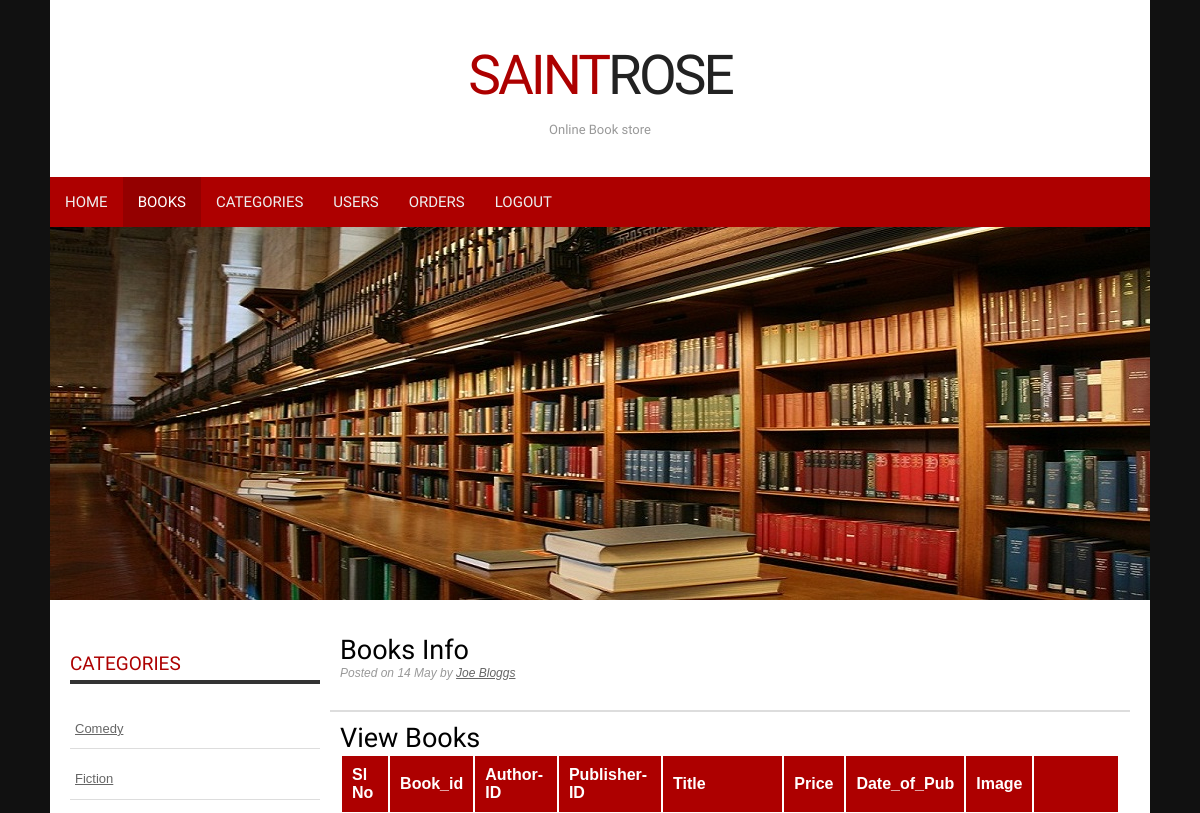
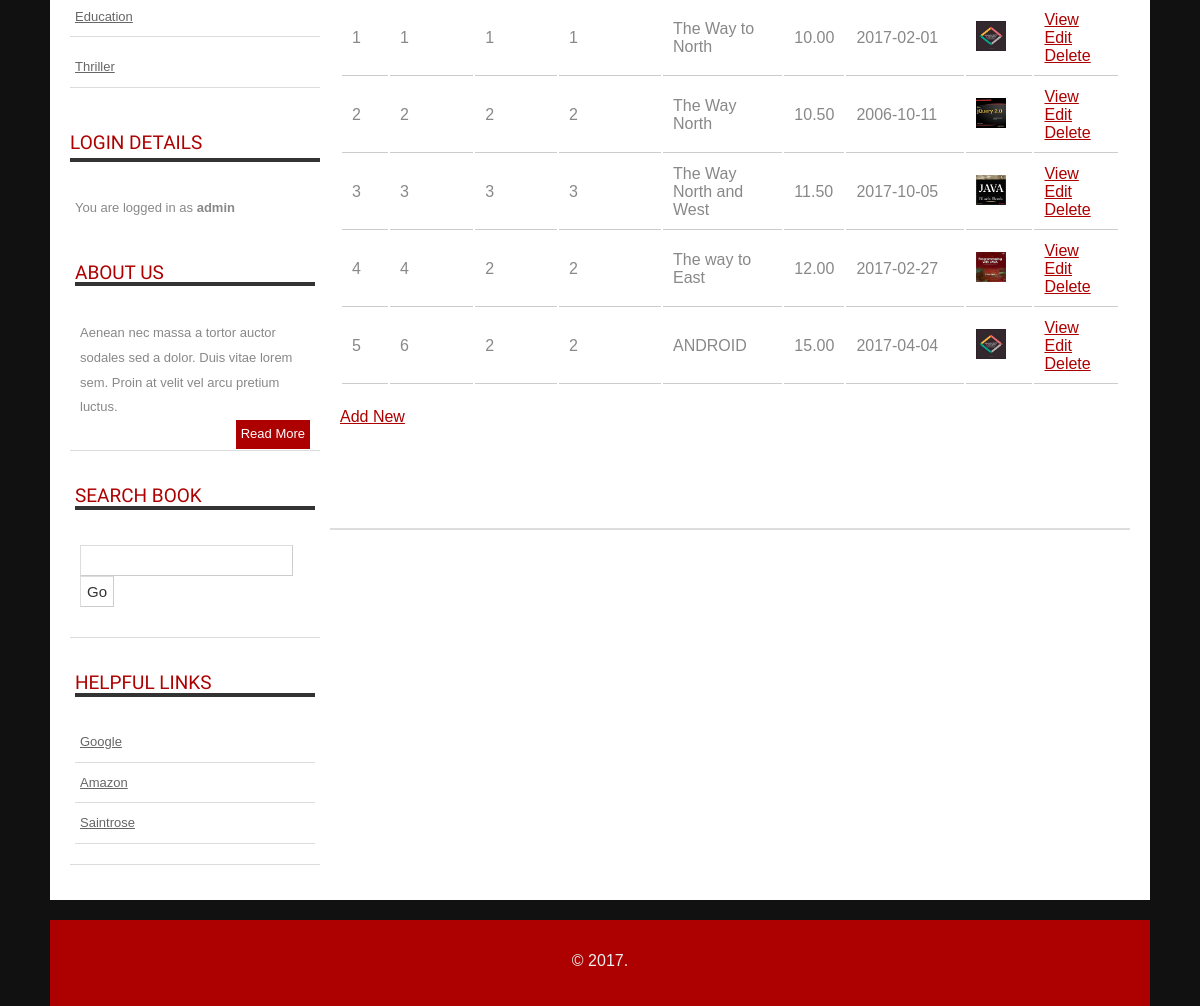
The app's page /view_books.php (signed in) with its own data (2 pictures, top to bottom).
### tables this page shows
CREATE TABLE IF NOT EXISTS `books` (
  `book_id` int(11) NOT NULL AUTO_INCREMENT,
  `authID` int(11) NOT NULL,
  `pubID` int(11) NOT NULL,
  `title` varchar(200) DEFAULT NULL,
  `price` decimal(9,2) DEFAULT NULL,
  `date_of_pub` date DEFAULT NULL,
  `book_img` varchar(50) DEFAULT NULL,
  `ISBN` varchar(7) DEFAULT NULL,
  `genID` int(11) NOT NULL,
  PRIMARY KEY (`book_id`)
);

CREATE TABLE IF NOT EXISTS `genres` (
  `gen_id` int(11) NOT NULL AUTO_INCREMENT,
  `title` varchar(30) NOT NULL,
  `gen_name` varchar(100) NOT NULL,
  `descri` varchar(40) NOT NULL,
  PRIMARY KEY (`gen_id`)
);

### view_books.php (the view, shortened to what this page needs)
<!Doctype html>
<head>
<link rel="stylesheet" href="styles.css" type="text/css" />
</head>
<body>
<div id="container">
    <header>
    	<h1><a href="index.php">Saint<span>Rose</span></a></h1>
        <h2>Online Book store</h2>
    </header>
    <nav>
    	<ul>
        	<li><a href="admin_home.php">Home</a></li>
            <li  class="start selected"><a href="view_books.php">Books</a></li>
            <li><a href="view_categories.php">Categories</a></li>
            <li><a href="view_users.php">Users</a></li>
            <li><a href="view_orders.php">Orders</a></li>
		   <li class="end"><a href="logout.php">Logout</a></li>
        </ul>
    </nav>
 	<img src="images/adminbanner.jpg" alt="Books" />
    <div id="body">
		<section id="content">
	    <article>
			<h2>Books Info</h2>
			<div class="article-info">Posted on <time datetime="2013-05-14">14 May</time> by <a href="#" rel="author">Joe Bloggs</a></div>
		</article>
		<article class="expanded">
            	 	<h2>View Books </h2>
  <table width="100%" >
                        <tr>
                            <th>Sl No</th>
                             <th>Book_id</th>
                            <th>Author-ID</th>
                            <th>Publisher-ID</th>
                            <th>Title</th>
                            <th>Price</th>
                            <th>Date_of_Pub</th>
                            <th>Image</th>
                            <th> </th>
                        </tr>
                        <?php
                        include("connect.php");
					  $res=mysqli_query($con,"select * from books");
				    $a=1;
					  while($re=mysqli_fetch_array($res))
					  {
					  ?>
                            <tr>
                                <td>
                                    <?php echo $a; ?>
                                </td>
                                <td>
                                    <?php echo $re['book_id']; ?>
                                </td>
                                <td>
                                    <?php echo $re['authID']; ?>
                                </td>
                                <td>
                                    <?php echo $re['pubID']; ?>
                                </td>
                                <td>
                                    <?php echo $re['title']; ?>
                                </td>
                                <td>
                                    <?php echo $re['price']; ?>
                                </td>
                                <td>
                                    <?php echo $re['date_of_pub']; ?>
                                </td>
                                   <td>
                                    <img src="images/<?php echo $re['book_img']; ?>" height="30" width="30" />
                                </td>
                                <td>
									<a href="view_book.php?bid=<?php echo $re['book_id']; ?>">View</a>
                                    <a href="edit_book.php?bid=<?php echo $re['book_id']; ?>">Edit</a>
                                    <a href="delete_book.php?bid=<?php echo $re['book_id']; ?>" onClick="return confirm('Do you want delete this Book');">Delete</a></td>
                            </tr>
                            <?php
					 $a++;
					  }
					  ?>
                    </table>
                    <p align="left"> <a href="add_book.php">Add New</a></p>
                    <br />   <br />
	</article>
        </section>
        <aside class="sidebar">
            <ul>
               <li>
                    <h4>Categories</h4>
                     <?php
                      include("connect.php");
$query ="SELECT * from genres";
$results=mysqli_query($con,$query);
if($results){
$num = mysqli_num_rows($results);
}else{
echo mysqli_error();
}
  if($num>0){
  while($row=mysqli_fetch_assoc($results)){
?>
          <ul>
            <li> <a href="products.php?catid=<?php echo $row['gen_id'];?>&catname=<?php echo $row['gen_name'];?>"><?php echo $row['gen_name'];?></a> </li>
           </ul>
           <?php
  }
  }  ?>
                </li>
                  <li>
                    <h4>Login Details</h4>
                    <ul>
                        <li class="text">
                            <?php
							if(isset($_SESSION['user'])){
							echo "You are logged in as <b>".$_SESSION['user']."</b>";
								}
							?>
		</li>
                <li>
                    <h4>About us</h4>
                    <ul>
                        <li class="text">
                        	<p style="margin: 0;">Aenean nec massa a tortor auctor sodales sed a dolor. Duis vitae lorem sem. Proin at velit vel arcu pretium luctus.<br />
					<a href="aboutus.php" class="readmore">Read More</a></p>
                        </li>
                    </ul>
                </li>
                <li>
                	<h4>Search Book</h4>
                    <ul>
                    	<li class="text">
                           <form method="get" class="searchform" action="search.php" >
                                    <input type="text"  value="" name="s" class="s" />
                                     <input name="search" type="submit" id="submit" value="Go" />
                            </form>
						</li>
					</ul>
                </li>
                <li>
                    <h4>Helpful Links</h4>
                    <ul>
                       <li><a href="http://www.google.com" title="Google.com">Google</a></li>
                        <li><a href="http://www.amazon.com" title="Amazon">Amazon</a></li>
                        <li><a href="http://www.https://www.strose.edu/" title="Saintrose">Saintrose</a></li>
                    </ul>
                </li>
            </ul>
            </div>
    </div>
    <footer>
        <div class="footer-bottom">
            <p>&copy;  2017.</p>
         </div>
    </footer>
</body>
</html>

### styles.css (style rules this page uses)
body { background: #111; margin:0; padding:0; font-family: Arial, Helvetica, sans-serif; font-size: 16px; color: #888; }
* { margin:10; padding:10; }
table { width: 100%; text-align: left; }
th, td { padding: 10px 10px; }
th { color: #fff; background: #AD0000 none repeat-x scroll left top; }
td { border-bottom: 1px solid #ccc; }
p { line-height: 1.9em; margin-bottom: 20px; }
a { color: #AD0000; }
form input, form select, form textarea { padding: 5px; color: #333333; border: 1px solid #ddd; border-right:1px solid #ccc; border-bottom:1px solid #ccc; background-color:#fff; font-family: Arial, Helvetica, sans-serif; font-size: 13px; }
form.searchform input { font-size: 15px; padding: 6px; }
h1 { color: #000; font-size: 35px; font-family: 'Francois One', Arial, sans-serif; }
h2 { color: #000; font-size: 27px; letter-spacing: 0px; font-weight: normal; padding: 0 0 5px; margin: 0; font-family: 'Francois One', Arial, sans-serif; }
h4 { font-family: 'Francois One', Arial, sans-serif; color: #AD0000; font-size: 18px; font-weight: normal; padding-bottom: 10px; text-transform: uppercase; }
ul, ol { margin: 0 0 35px 35px; }
li { padding-bottom: 5px; }
li ol, li ul { font-size: 1.0em; margin-bottom: 0; padding-top: 5px; }
#container { width: 1100px; margin: 0px auto; padding: 0px; background-color: #fff; }
header { padding: 30px 15px; background: #fff; margin: 0 auto; text-align:center; }
header h1 a, header h1 a:hover { color: #AD0000; font-size: 55px; font-weight: normal; letter-spacing: -3px; line-height:45px; text-decoration: none; text-transform: uppercase; }
header h1 a span { color: #222; }
header h2 { color: #999; font-size: 13px; position: relative; top: -5px; letter-spacing: 0; }
nav { width: 1100px; height: 50px; background-color: #AD0000; }
nav ul { height: 50px; list-style: none; padding: 0; margin: 0; }
nav ul li { float: left; display: block; padding: 0; }
nav ul li a { color: #eee; display: block; font-family: 'Francois One',Arial,sans-serif; font-size: 15px; letter-spacing: 0; line-height: 15px; margin: 0; padding: 18px 15px 17px; text-decoration: none; text-transform: uppercase; }
nav ul li.selected a, nav ul li.selected a:hover { background-color: #940000; color: #fff; }
#body { background: none; margin:0 auto; padding: 20px 20px 0; }
#content { float: right; width: 800px; }
article { border-bottom: 2px solid #ddd; padding: 10px 10px 20px 10px; }
article h2 { padding-bottom: 0; }
article .article-info { color: #999999; font-size: 12px; font-style: italic; padding: 0 0 10px 0; }
article .article-info a { color: #666; }
.sidebar { float: left; width: 250px; }
.sidebar h4 { padding-bottom: 0; font-size: 19px; border-bottom: 4px solid #333; }
.sidebar ul { margin: 0; padding: 0; list-style: none; }
.sidebar ul li { margin-bottom: 20px; line-height: 1.9em; }
.sidebar li ul { list-style: none outside none; margin: 0 0 10px; }
.sidebar li ul li { display: block; font-family: Arial, Helvetica, sans-serif; border-top: none; padding: 10px 5px; margin: 0; line-height: 1.5em; border-bottom: 1px solid #ddd; font-size: 13px; }
.sidebar li ul li.text { border-bottom: none; }
.sidebar li ul li a { font-weight: normal; color: #666; }
.sidebar li ul li a.readmore { background-color: #AD0000; color: #FFFFFF; display: inline-block; padding: 2px 5px; float: right; text-decoration: none; }
footer { margin:20px auto 0; width: 1100px; }
footer .footer-bottom { padding: 10px; text-align: center; background-color: #AD0000; }
footer .footer-bottom p { text-align: center; }
footer .footer-bottom p, footer .footer-bottom p a { color: #eee; }

### records on screen
books: book_id "1", authID "1", pubID "1", title "The Way to North", price "10.00", date_of_pub "2017-02-01", book_img (picture)
books: book_id "2", authID "2", pubID "2", title "The Way North", price "10.50", date_of_pub "2006-10-11", book_img (picture)
books: book_id "3", authID "3", pubID "3", title "The Way North and West", price "11.50", date_of_pub "2017-10-05", book_img (picture)
books: book_id "4", authID "2", pubID "2", title "The way to East", price "12.00", date_of_pub "2017-02-27", book_img (picture)
books: book_id "6", authID "2", pubID "2", title "ANDROID", price "15.00", date_of_pub "2017-04-04", book_img (picture)
genres: gen_name "Comedy"
genres: gen_name "Fiction"
genres: gen_name "Education"
genres: gen_name "Thriller"

### other values on screen
$_SESSION['user'] "admin"
